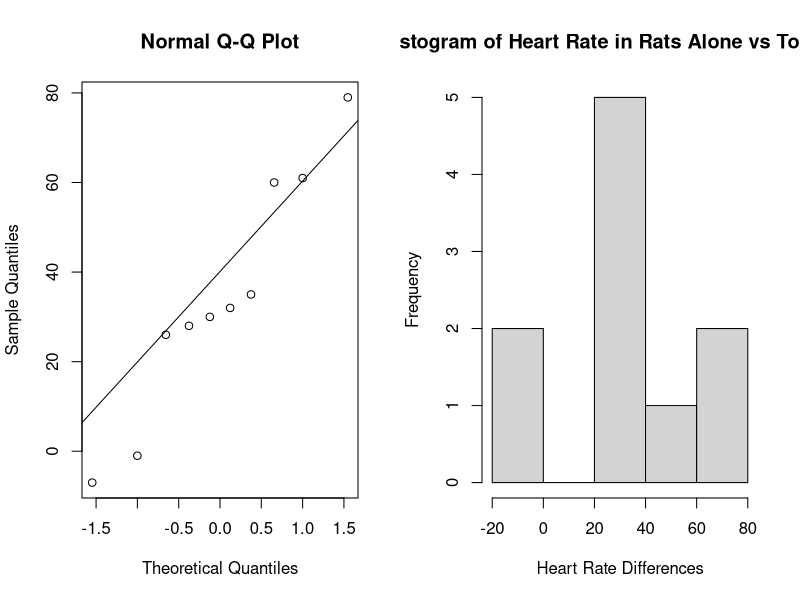
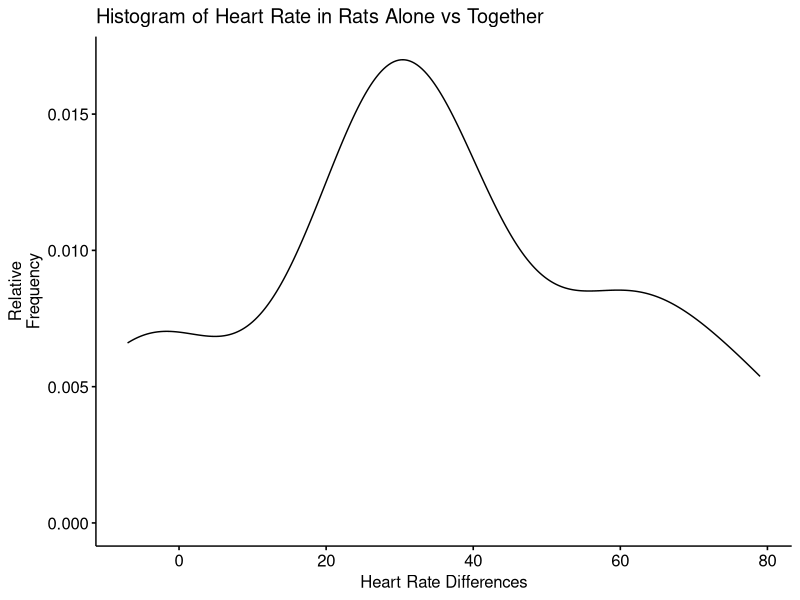
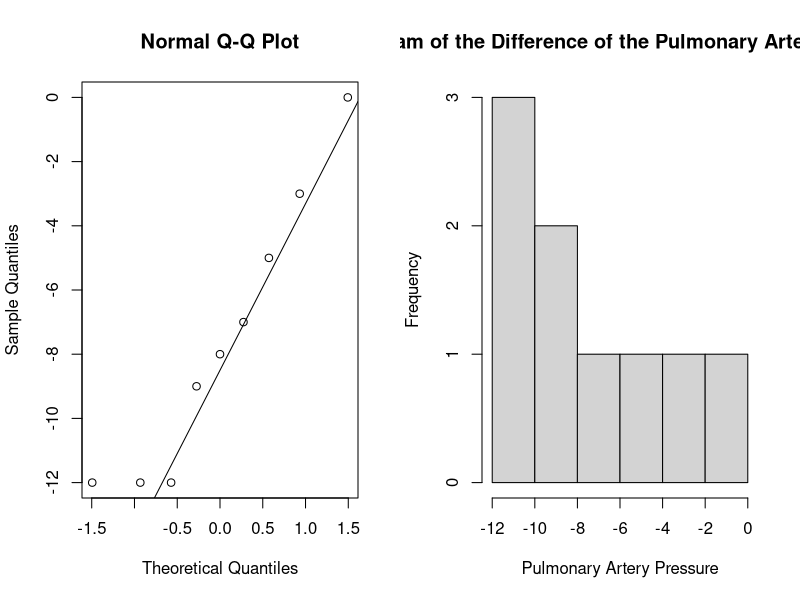
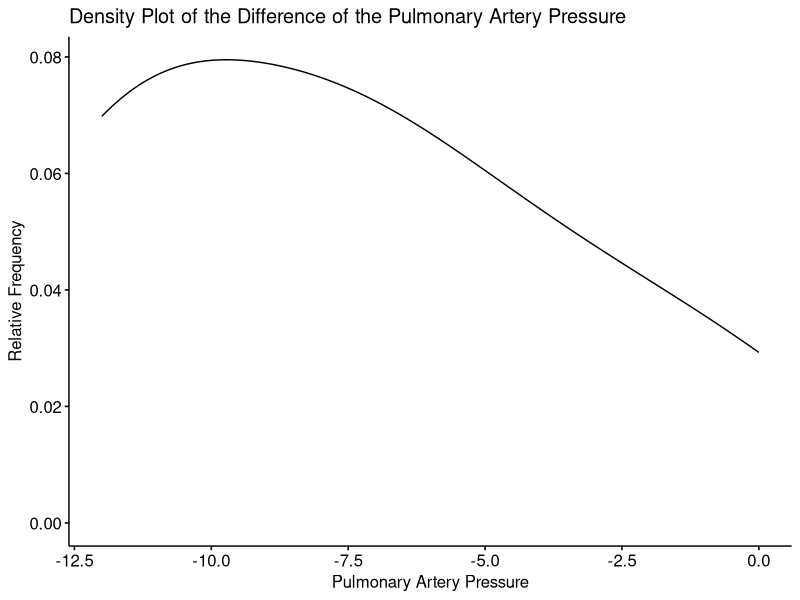

Generate these figures, in order, with R:
## ---- chunk 1
knitr::opts_chunk$set(echo = TRUE)
## ---- chunk 2
# Create Data
aloneRate <- c(463, 462, 462, 456, 450, 426, 418, 415, 409, 402)
togetherRate <- c(523, 494, 461, 535, 476, 454, 448, 408, 470, 437)

#
d <- (togetherRate - aloneRate)

par(mfrow=c(1,2))
qqnorm(d)
qqline(d)
hist(d, xlab = "Heart Rate Differences", ylab = "Frequency",
main = "Histogram of Heart Rate in Rats Alone vs Together")

library(ggpubr)
ggdensity(d, xlab ="Heart Rate Differences", ylab="Relative
Frequency", main="Histogram of Heart Rate in Rats Alone vs Together")
## ---- chunk 3
# Perform test
T <- length(d[d>0])

# Zero fudge
d <- d[d != 0]
n <- length(d)
binom.test(T, length(d[d != 0]), alternative="two.sided")

## ---- chunk 4
Before <- c(33, 17, 30, 25, 36, 25, 31, 20, 18)
After <- c(21, 17, 22, 13, 33, 20, 19, 13, 9)

d <- (After-Before)

par(mfrow=c(1,2))
qqnorm(d)
qqline(d)
hist(d, xlab = "Pulmonary Artery Pressure", ylab = "Frequency", main = "Histogram of the Difference of the Pulmonary Artery Pressure")

library(ggpubr)
ggdensity(d, xlab = "Pulmonary Artery Pressure", ylab="Relative Frequency", main="Density Plot of the Difference of the Pulmonary Artery Pressure")
## ---- chunk 5
library(coin)
library(exactRankTests)
wilcox.exact(After, Before, paired = TRUE, alternative = "less")
